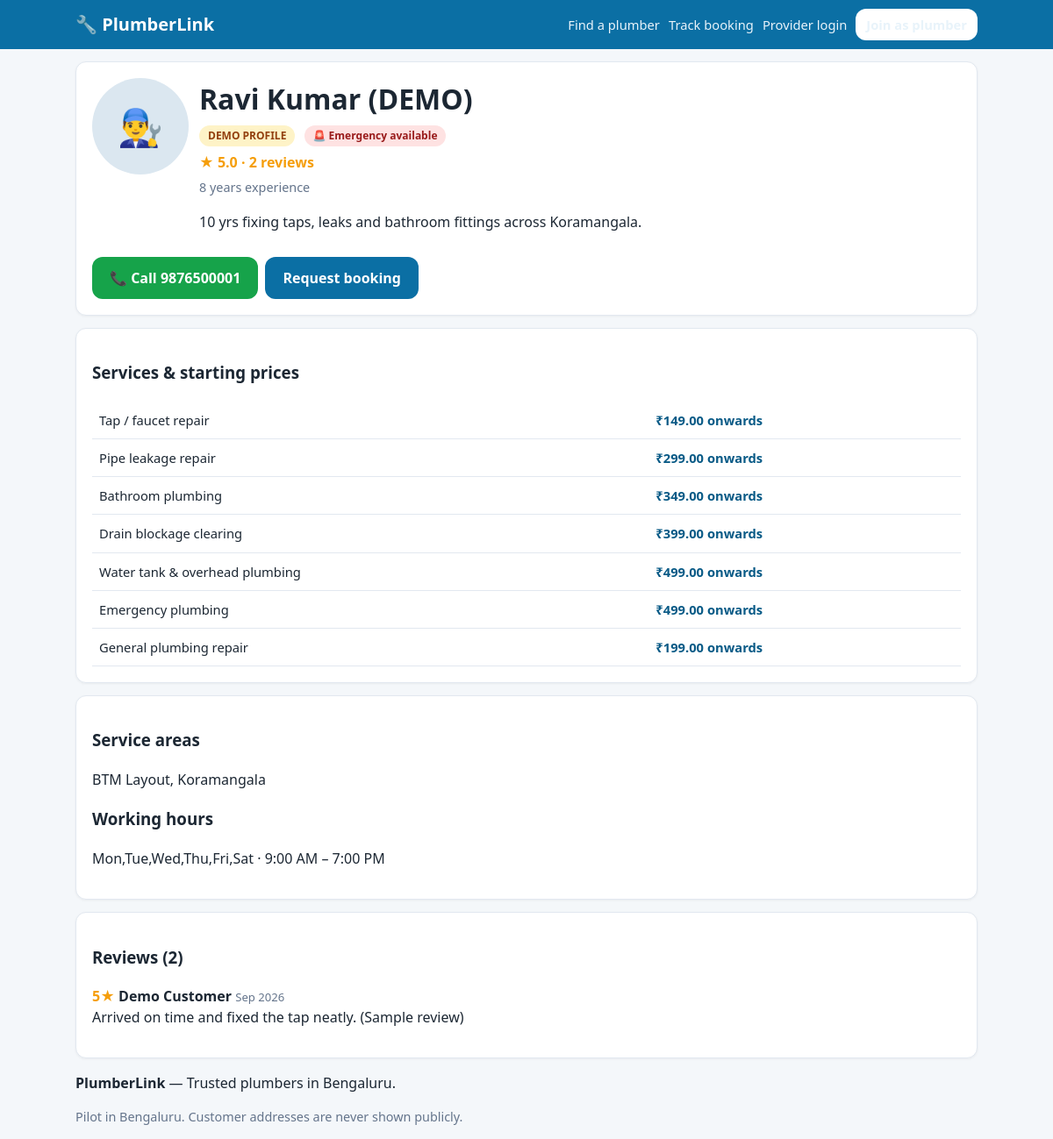
/plumbers/1/, run on the app's committed database.
### core/models.py (models this page shows, shortened)
class ProviderProfile(models.Model):
    user = models.OneToOneField(User, on_delete=models.CASCADE, related_name="provider_profile")
    display_name = models.CharField(max_length=120, help_text="Name shown to customers")
    phone = models.CharField(max_length=20, help_text="Customer-facing phone number")
    photo = models.ImageField(upload_to="providers/", blank=True, null=True)
    bio = models.TextField(blank=True)
    experience_years = models.PositiveSmallIntegerField(default=0)
    emergency_available = models.BooleanField(default=False)
    services = models.ManyToManyField(Service, through="ProviderService", related_name="providers")
    areas = models.ManyToManyField(Locality, related_name="providers", help_text="Localities served")
    work_start = models.TimeField(default="09:00")
    work_end = models.TimeField(default="19:00")
    work_days = models.CharField(
        max_length=60, default="Mon,Tue,Wed,Thu,Fri,Sat",
        help_text="Comma-separated, e.g. Mon,Tue,Wed,Thu,Fri,Sat",
    )
    is_available = models.BooleanField(default=True, help_text="Master on/off switch for new bookings")
    is_approved = models.BooleanField(default=False, help_text="Admin approval — unapproved profiles are hidden")
    is_featured = models.BooleanField(default=False, help_text="Pinned to the top of listings")
    is_demo = models.BooleanField(default=False, help_text="Sample data — clearly badged in the UI")
    rating_avg = models.FloatField(default=0.0)
    rating_count = models.PositiveIntegerField(default=0)
    created_at = models.DateTimeField(auto_now_add=True)
    updated_at = models.DateTimeField(auto_now=True)
    class Meta:
        ordering = ["-is_featured", "-rating_avg", "display_name"]

class ProviderService(models.Model):
    provider = models.ForeignKey(ProviderProfile, on_delete=models.CASCADE, related_name="offered_services")
    service = models.ForeignKey(Service, on_delete=models.CASCADE)
    price_from = models.DecimalField(max_digits=8, decimal_places=2, null=True, blank=True,
                                     help_text="Starting price in INR (optional)")
    price_note = models.CharField(max_length=120, blank=True,
                                  help_text="e.g. 'visiting charge adjusted in bill'")
    class Meta:
        unique_together = ("provider", "service")

class Service(models.Model):
    category = models.ForeignKey(ServiceCategory, on_delete=models.CASCADE, related_name="services")
    name = models.CharField(max_length=120)
    slug = models.SlugField(max_length=120, blank=True)
    short_description = models.CharField(max_length=255, blank=True)
    active = models.BooleanField(default=True)
    sort_order = models.IntegerField(default=0)
    class Meta:
        ordering = ["sort_order", "name"]
        unique_together = ("category", "slug")

class Locality(models.Model):
    name = models.CharField(max_length=100, unique=True)
    slug = models.SlugField(max_length=100, unique=True, blank=True)
    city = models.CharField(max_length=100, default="Bengaluru")
    active = models.BooleanField(default=True)
    class Meta:
        ordering = ["name"]
        verbose_name_plural = "localities"
    def __str__(self):
        return f"{self.name}"

class Review(models.Model):
    booking = models.OneToOneField(Booking, on_delete=models.CASCADE, related_name="review")
    provider = models.ForeignKey(ProviderProfile, on_delete=models.CASCADE, related_name="reviews")
    customer_name = models.CharField(max_length=120)
    rating = models.PositiveSmallIntegerField(choices=[(i, i) for i in range(1, 6)])
    comment = models.TextField(blank=True)
    is_demo = models.BooleanField(default=False)
    created_at = models.DateTimeField(auto_now_add=True)
    class Meta:
        ordering = ["-created_at"]

### core/views.py (the view)
# urls.py: path("plumbers/<int:pk>/", v.provider_detail, name="provider_detail"),
def provider_detail(request, pk):
    provider = get_object_or_404(
        ProviderProfile.objects.select_related("user").prefetch_related(
            "areas", "offered_services__service"),
        pk=pk, is_approved=True, is_available=True)
    reviews = provider.reviews.select_related("booking").order_by("-created_at")[:20]
    return render(request, "core/provider_detail.html",
                  {"provider": provider, "reviews": reviews})

### core/context_processors.py (called while the page is built)
def site(request):
    return {
        "brand_name": "PlumberLink",
        "brand_tagline": "Trusted plumbers in Bengaluru",
        "service_categories": ServiceCategory.objects.all().prefetch_related("services"),
        "platform": PlatformSettings.get(),
    }

### core/models.py (called while the page is built)
    @classmethod
    def get(cls) -> "PlatformSettings":
        obj, _ = cls.objects.get_or_create(pk=1)
        return obj

### core/templates/core/provider_detail.html (shortened to what this page needs)
{% extends "core/base.html" %}
{% block content %}
<div class="card">
  <div class="pro-card">
    {% if provider.photo %}<img class="avatar avatar-lg" src="{{ provider.photo.url }}" alt="{{ provider.display_name }}">
    {% else %}<div class="avatar avatar-lg">👨‍🔧</div>{% endif %}
    <div>
      <h1 style="margin:0 0 4px">{{ provider.display_name }}</h1>
      {% if provider.is_demo %}<span class="badge badge-demo">DEMO PROFILE</span>{% endif %}
      {% if provider.emergency_available %}<span class="badge badge-emergency">🚨 Emergency available</span>{% endif %}
      <p class="stars" style="margin:6px 0">{% if provider.rating_count %}★ {{ provider.rating_avg }} · {{ provider.rating_count }} review{{ provider.rating_count|pluralize }}{% else %}New on {{ brand_name }} — no reviews yet{% endif %}</p>
      <p class="muted" style="margin:4px 0">{{ provider.experience_years }} years experience</p>
      {% if provider.bio %}<p>{{ provider.bio }}</p>{% endif %}
    </div>
  </div>
  <div class="actions-row">
    <a class="btn call-btn" href="tel:{{ provider.phone }}">📞 Call {{ provider.phone }}</a>
    <a class="btn" href="{% url 'booking_create' provider.id %}">Request booking</a>
  </div>
</div>
<div class="card">
  <h3>Services & starting prices</h3>
  {% if provider.offered_services.all %}
  <table class="tbl">
    {% for ps in provider.offered_services.all %}
    <tr><td>{{ ps.service.name }}</td>
      <td class="price">{% if ps.price_from %}₹{{ ps.price_from }} onwards{% else %}Price on inspection{% endif %}</td></tr>
    {% endfor %}
  </table>
  {% else %}<p class="muted">Service list not added yet — call to discuss your requirement.</p>{% endif %}
</div>
<div class="card">
  <h3>Service areas</h3>
  <p>{{ provider.areas.all|join:", " }}</p>
  <h3>Working hours</h3>
  <p>{{ provider.work_days }} · {{ provider.work_start|time:"g:i A" }} – {{ provider.work_end|time:"g:i A" }}</p>
</div>
<div class="card">
  <h3>Reviews ({{ provider.rating_count }})</h3>
  {% for r in reviews %}
    <p><span class="stars">{{ r.rating }}★</span> <strong>{{ r.customer_name }}</strong>
      <span class="muted small">{{ r.created_at|date:"M Y" }}</span><br>{{ r.comment }}</p>
  {% empty %}<p class="muted">No reviews yet.</p>{% endfor %}
</div>
{% endblock %}

### core/templates/core/base.html (shortened to what this page needs)
<!DOCTYPE html>
<html lang="en">
<head>
{% load static %}
<link rel="stylesheet" href="{% static 'core/css/style.css' %}">
</head>
<body>
<header class="topbar">
  <div class="wrap topbar-in">
    <a class="brand" href="{% url 'home' %}">🔧 {{ brand_name }}</a>
    <nav class="topnav">
      <a href="{% url 'provider_list' %}">Find a plumber</a>
      <a href="{% url 'booking_track' %}">Track booking</a>
      {% if user.is_authenticated %}
        {% if user.is_staff %}<a href="{% url 'admin_dashboard' %}">Admin</a>{% endif %}
        {% if user.provider_profile %}<a href="{% url 'provider_dashboard' %}">Dashboard</a>{% endif %}
        <a href="{% url 'provider_logout' %}">Logout</a>
      {% else %}
        <a href="{% url 'provider_login' %}">Provider login</a>
        <a class="btn btn-sm" href="{% url 'provider_register' %}">Join as plumber</a>
      {% endif %}
    </nav>
  </div>
</header>
<main class="wrap">
  {% block content %}{% endblock %}
</main>
<footer class="footer">
  <div class="wrap">
    <p><strong>{{ brand_name }}</strong> — {{ brand_tagline }}.</p>
    <p class="muted">Pilot in Bengaluru. Customer addresses are never shown publicly.</p>
  </div>
</footer>
</body>
</html>

### core/static/core/css/style.css (style rules this page uses)
:root { --brand:#0b6fa4; --brand-d:#085a86; --accent:#f59e0b; --bg:#f4f7fa; --card:#ffffff; --ink:#1c2733; --muted:#64748b; --line:#e2e8f0; --ok:#16a34a; --warn:#d97706; --bad:#dc2626; --radius:12px; }
* { box-sizing:border-box }
body { margin:0;font-family:system-ui,-apple-system,"Segoe UI",Roboto,Arial,sans-serif; background:var(--bg);color:var(--ink);line-height:1.5 }
.wrap { max-width:1060px;margin:0 auto;padding:0 16px }
.topbar { background:var(--brand);color:#fff;position:sticky;top:0;z-index:10 }
.topbar-in { display:flex;align-items:center;justify-content:space-between;padding:10px 16px;gap:8px;flex-wrap:wrap }
.brand { color:#fff;text-decoration:none;font-weight:800;font-size:1.25rem }
.topnav { display:flex;gap:10px;align-items:center;flex-wrap:wrap }
.topnav a { color:#e8f3fa;text-decoration:none;font-size:.92rem }
.btn { display:inline-block;background:var(--brand);color:#fff;border:0;border-radius:var(--radius); padding:12px 20px;font-size:1rem;font-weight:600;cursor:pointer;text-decoration:none;text-align:center }
.btn-sm { padding:7px 12px;font-size:.85rem;background:#fff;color:var(--brand) }
main { padding:20px 0 40px }
.card { background:var(--card);border:1px solid var(--line);border-radius:var(--radius); padding:18px;margin:14px 0;box-shadow:0 1px 3px rgba(0,0,0,.05) }
.muted { color:var(--muted);font-size:.9rem }
.small { font-size:.82rem }
.pro-card { display:flex;gap:12px;align-items:flex-start }
.avatar { width:64px;height:64px;border-radius:50%;object-fit:cover;background:#dbe7f0;flex-shrink:0; display:flex;align-items:center;justify-content:center;font-size:1.6rem }
.avatar-lg { width:110px;height:110px;font-size:2.6rem }
.stars { color:var(--accent);font-weight:700 }
.badge { display:inline-block;font-size:.75rem;font-weight:700;padding:3px 10px;border-radius:999px; background:#e0f2fe;color:#075985;margin-right:6px }
.badge-demo { background:#fef3c7;color:#92400e }
.badge-emergency { background:#fee2e2;color:#991b1b }
.price { font-weight:700;color:var(--brand-d) }
table.tbl { width:100%;border-collapse:collapse;font-size:.92rem }
.tbl th,.tbl td { text-align:left;padding:10px 8px;border-bottom:1px solid var(--line);vertical-align:top }
.actions-row { display:flex;gap:8px;flex-wrap:wrap;margin-top:12px }
.call-btn { background:var(--ok) }

### data on the page
ProviderProfile: display_name "Ravi Kumar (DEMO)", rating_avg "5.0", rating_count "2", experience_years "8", bio "10 yrs fixing taps, leaks and bathroom fittings across Koramangala.", phone "9876500001", areas.all "BTM Layout, Koramangala", work_days "Mon,Tue,Wed,Thu,Fri,Sat", work_start "9:00 AM", work_end "7:00 PM"
ProviderService: service.name "Tap / faucet repair", price_from "149.00"
ProviderService: service.name "Pipe leakage repair", price_from "299.00"
ProviderService: service.name "Bathroom plumbing", price_from "349.00"
ProviderService: service.name "Drain blockage clearing", price_from "399.00"
ProviderService: service.name "Water tank & overhead plumbing", price_from "499.00"
ProviderService: service.name "Emergency plumbing", price_from "499.00"
ProviderService: service.name "General plumbing repair", price_from "199.00"
Review: rating "5", customer_name "Demo Customer", created_at "Sep 2026", comment "Arrived on time and fixed the tap neatly. (Sample review)"

### other printed values
{{ brand_name }} "PlumberLink"
{{ brand_tagline }} "Trusted plumbers in Bengaluru"
